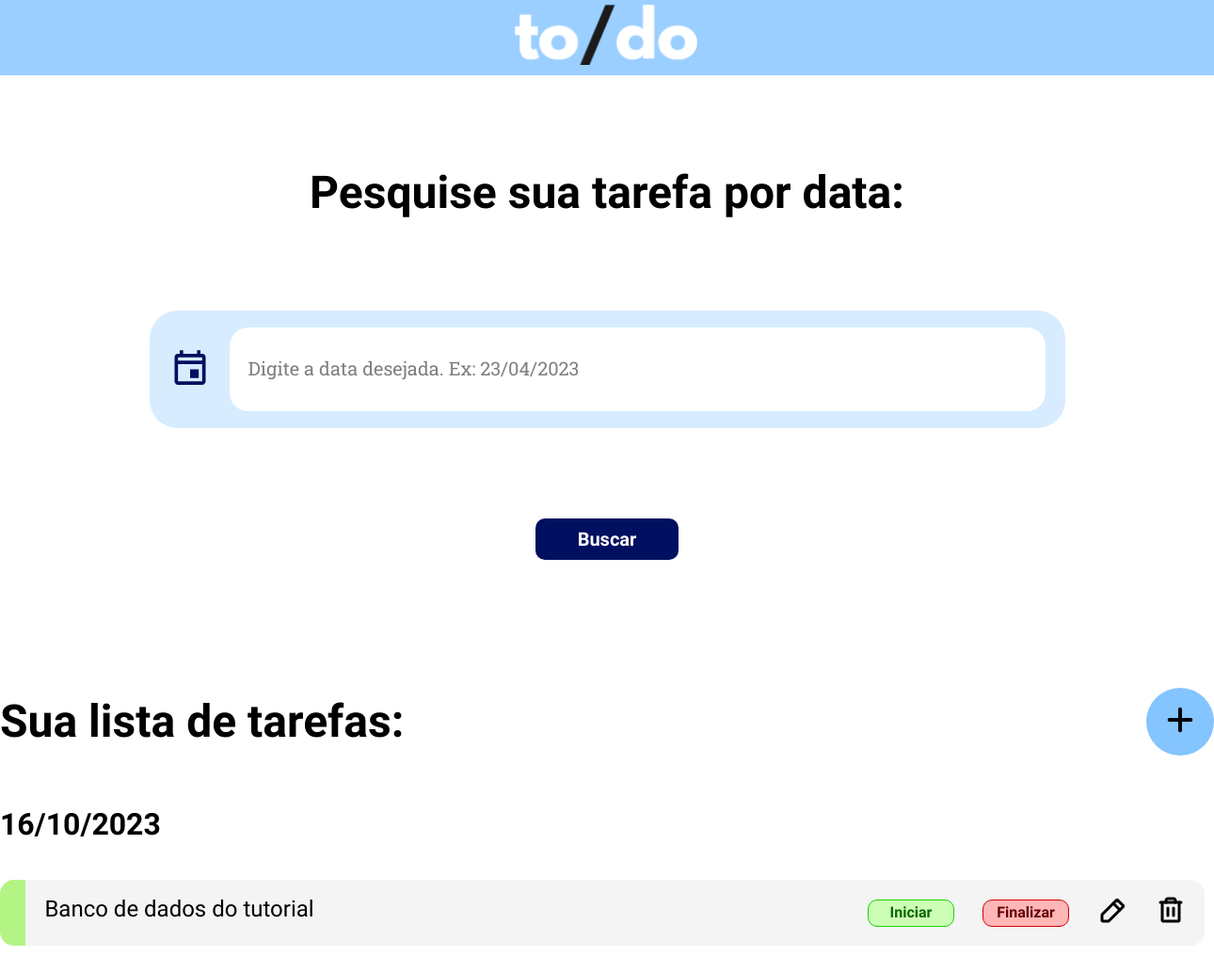
/home, run on an earlier commit of the app's database.
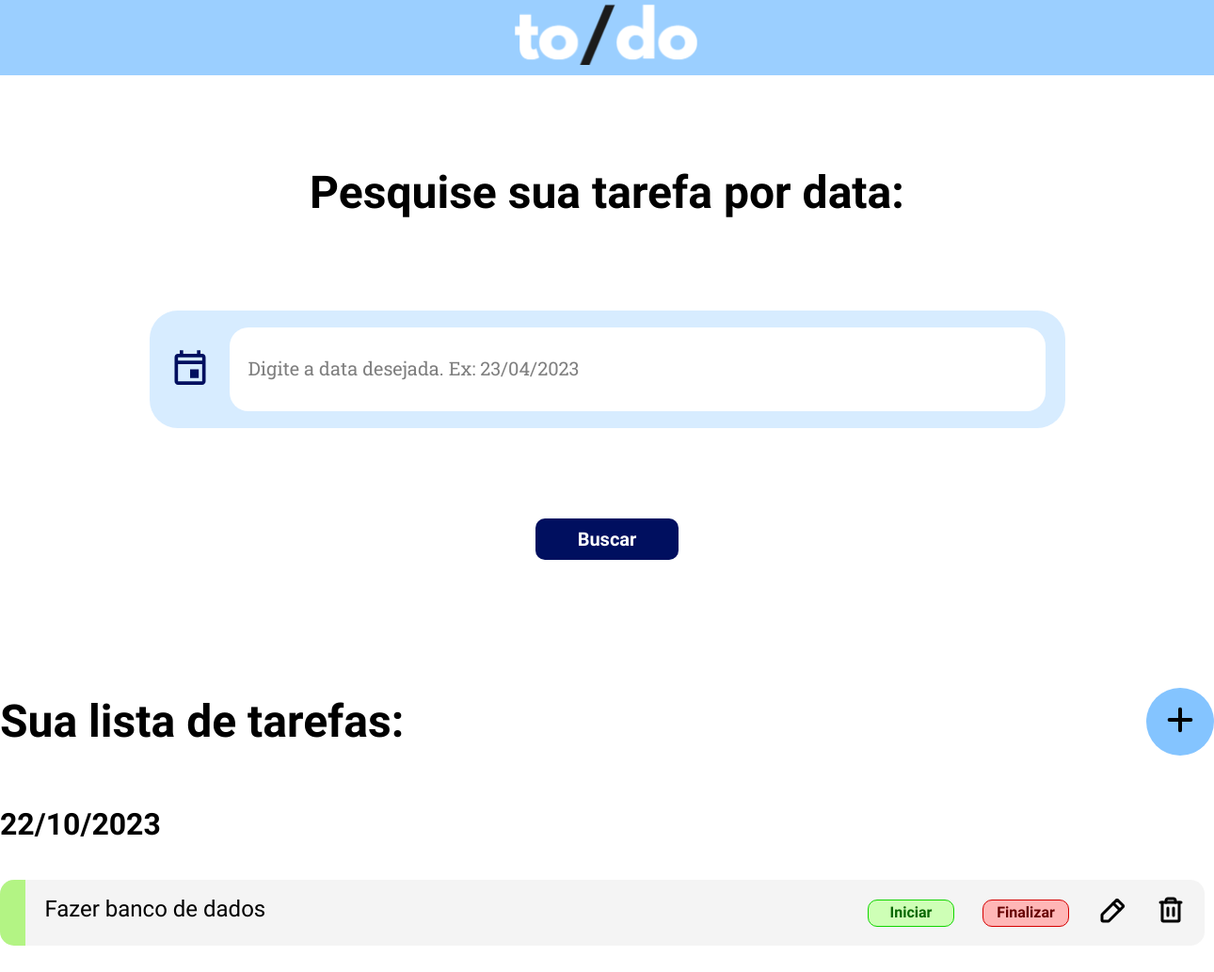
And on a later commit of the database.
### tables this page shows
CREATE TABLE activities (
            id INTEGER PRIMARY KEY AUTOINCREMENT, 
            name TEXT,
            description TEXT, 
            date TEXT,
            start_time TEXT,
            end_time TEXT,
            status TEXT);

### main.py (the view)
@app.route('/')
@app.route('/home')
def home():
    select = 'SELECT * FROM activities'
    lista = listarTarefas(select=select)
    return render_template('home.html', data=lista)

### bd_tutorial.py (called while the page is built)
def create_connection(db_file) -> sqlite3.Connection:
    conn = None
    conn = sqlite3.connect(db_file)
    return conn

def select_from_table(table_name : str = None, custom_query : str = None) -> list[tuple]:
    conn = create_connection(DB_PATH)
    cur = conn.cursor()
    if not custom_query:
        cur.execute(f"SELECT * FROM {table_name}")
    else:
        print(custom_query)
        cur.execute(custom_query)
    rows = cur.fetchall()
    return rows

### main.py (called while the page is built)
def listarTarefas(select):
    resposta = db.select_from_table(custom_query=select)
    lista = []
    for i in range(len(resposta)):
        id = resposta[i][0]
        tarefa = resposta[i][2]
        data = resposta[i][3]
        status = resposta[i][6]
        classe = 'categoryRed'
        if status == 'finalizada':
            classe = 'categoryGreen'
        elif status == 'iniciada':
            classe = 'categoryYellow'
        objeto = {'tarefa': tarefa, 'id': id, 'dia': data, 'classe': classe}
        lista.append(objeto)
    return lista

### templates/home.html (shortened to what this page needs)
<!DOCTYPE html>
<html lang="en">
<head>
    <link rel="stylesheet" href="{{ url_for('static', filename='home.css') }}">
</head>
<body>
    <header class="headerSection">
        <div class="headerContainer">
            <img class="logo" src="{{ url_for('static', filename='/assets/logo.svg') }}" alt="Logo">
        </div>
    </header>
    <div class="heroSection">
        <div class="hero">
            <div class="h1"> Pesquise sua tarefa por data:</div>
            <div class="heroContainer">
                <img class="" src="{{ url_for('static', filename='/assets/Calendário.svg') }}" alt="Icon Calendário">
                <form action="filtrar" class="searchBox" method="post">
                    <div class="inputContainer">
                        <input type="text" placeholder="Digite a data desejada. Ex: 23/04/2023" name="filtro">
                    </div>
            </div>
            <div class="buttonContainer">
                <button class="submitButton">
                    <a class="linkButton">
                        Buscar
                    </a>
                </button>
            </div>
        </div>
    </div>
    <div class="taskSection" id="task">
        <div class="taskList">
            <div class="titleContainer">
                <div class="h1"> Sua lista de tarefas: </div>
                <div class="buttonContainerAdd">
                    <form action="irParaAdicionar" method="post">
                    <button class="addButton" type="submit">
                        <a class="linkButtonAdd" href="">
                            <img class="" src= "{{ url_for('static', filename='/assets/Símbolo Adicionar.svg') }}" alt="Icon Adicionar">
                        </a>
                    </button>
                </form>
                </div>
            </div>
                <div class="taskContainer">
                    {% for element in data %}
                    <div class="h2"> {{element["dia"]}} </div>
                    <div class="task">
                        <div class="{{element['classe']}}"></div>
                        <div class="taskBody">
                            <p class="h4"> {{element["tarefa"]}} </p>
                            <div class="options">
                                    <button class="startButton" type="submit">
                                        <a class="linkButtonStart" href="{{url_for('iniciar_tarefa', id=element['id'])}}" >
                                            Iniciar
                                        </a>
                                    </button>
                                <button class="endButton">
                                    <a class="linkButtonEnd" href="{{url_for('finalizar_tarefa', id=element['id'])}}">
                                        Finalizar
                                    </a>
                                </button>
                                    <a class="" href="{{url_for('editar_tarefa', id=element['id'])}}">
                                        <img class="" src="{{ url_for('static', filename='/assets/Lápis.svg') }}" alt="Icon Lápis">
                                    </a>
                                    <a class="" href="{{url_for('deletar_tarefa', id=element['id'])}}">
                                        <img class="" src= "{{ url_for('static', filename='/assets/Lixeira.svg') }}"  alt="Icon Lixeira">
                                    </a>
                            </div>
                        </div>
                    </div>
                    {% endfor %}
                </div>
            </div>
        </div>
</body>
</html>

What changed in the data, as far as the page shows it:
removed activities: dia "16/10/2023", tarefa "Banco de dados do tutorial"
added activities: dia "22/10/2023", tarefa "Fazer banco de dados"
